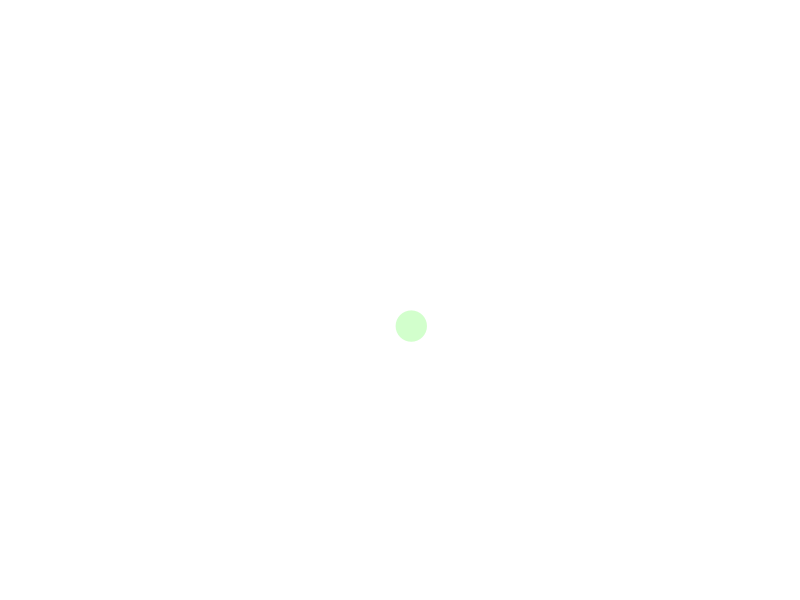
Frame 1 (no input)
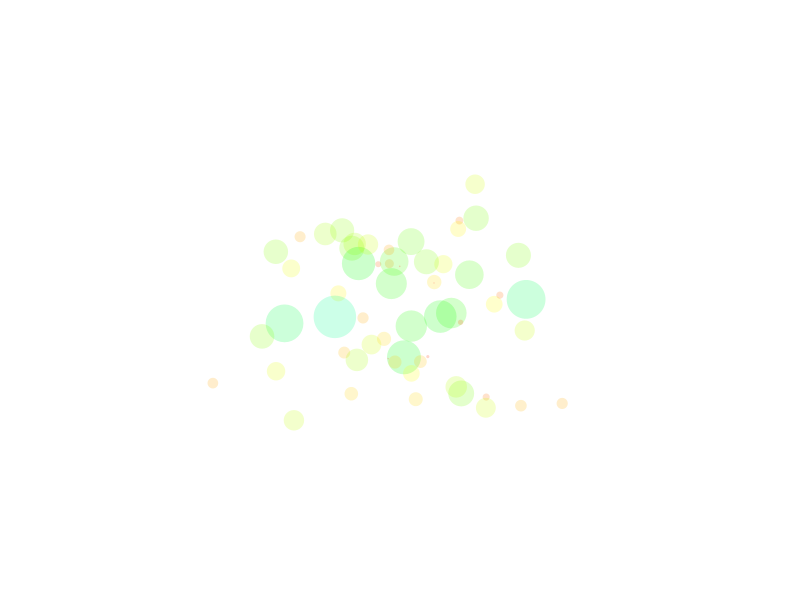
Frame 60 (the mouse pressed at the canvas centre just before this capture)
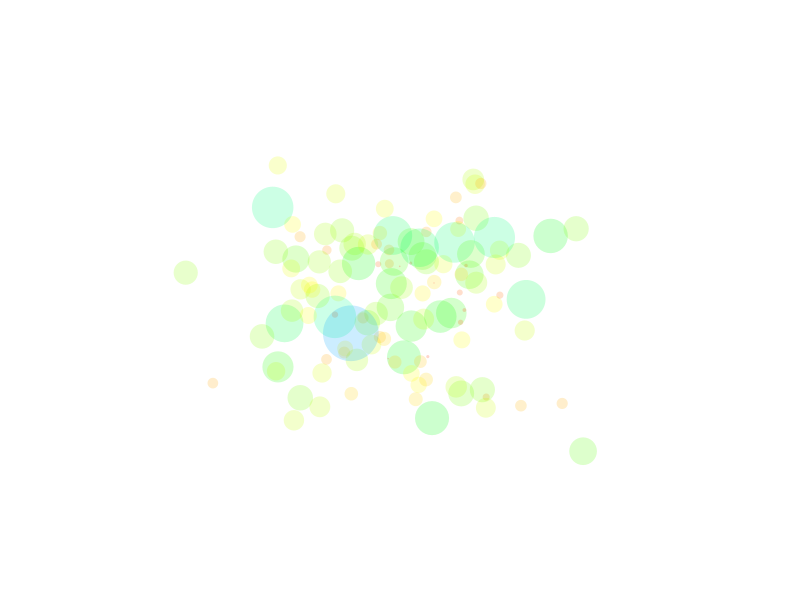
Frame 120 (the mouse held since frame 60 and released just before this capture)

The Processing sketch that drew these frames (run headless with seeded random() and noise(); from frame 60 on, the mouse is pressed at the canvas centre):

// Processing sketch: exercise04
// ── exercise04.pde
void setup() {
  size(800,600);
  background(255);
  colorMode(HSB, 100);
}

void draw() {
  float numX = randomGaussian();
  float numY = randomGaussian();
  float numZ = randomGaussian();
  float sdX = 80;
  float sdY = 60;
  float sdZ = 10;
  float meanX = width/2;
  float meanY = height/2;
  float meanZ = 20;
  
  float x = sdX * numX + meanX;
  float y = sdY * numY + meanY;
  float z = sdZ * numZ + meanZ;
  
  fill(z, 100, 100, 20);
  
  noStroke();
  //fill(0, 10);
  ellipse(x, y, z, z);
}
// ── Splatter.pde
class Splatter {
  
  Splatter() {
  }

  void pinga() {
    
    float sd = 30; // muda o quanto espalha os pontos
    
    float xnum = (float) randomGaussian();
    float ynum = (float) randomGaussian();
    
    float xmean = width/2;
    float ymean = height/2;

    // Multiply by the standard deviation and add the mean.
    float x, y;
    x = sd * xnum + xmean;
    y = sd * ynum + ymean;
    
    int dia = int (10 * randomGaussian());
    
    ellipse(x, y, dia, dia);
  }
}
